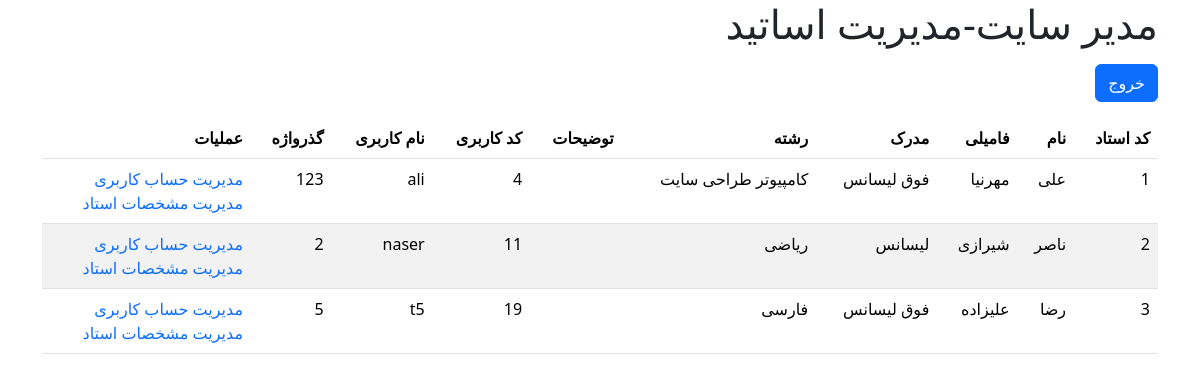
The app's page /admin/admin-manege-teachers.php (signed in), older data.
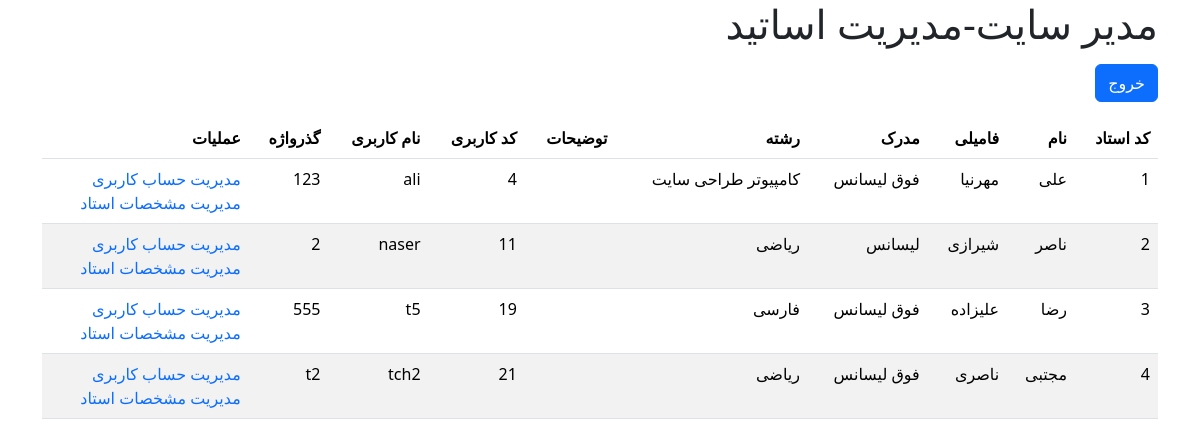
The same page, newer data.
### tables this page shows
CREATE TABLE `ostad` (
  `ostad_code` int(11) NOT NULL,
  `ostad_name` varchar(50) NOT NULL,
  `ostad_family` varchar(50) NOT NULL,
  `ostad_madrak` varchar(50) NOT NULL,
  `ostad_reshtah` varchar(50) NOT NULL,
  `user_code` int(11) NOT NULL,
  `tozihat` text NOT NULL
);

CREATE TABLE `user` (
  `user_code` int(11) NOT NULL,
  `username` varchar(50) NOT NULL,
  `password` varchar(50) NOT NULL,
  `role` varchar(50) NOT NULL
);

### admin/admin-manege-teachers.php (the view, shortened to what this page needs)
<!doctype html>
<html lang="en">
<head>
    <link rel="stylesheet" href="../assets/bootstrap-5.3.3-dist/css/bootstrap.rtl.min.css">
    <link rel="stylesheet" href="../assets/style.css">
</head>
<body>
<div class="container">
    <h1>مدیر سایت-مدیریت اساتید</h1>
    <?php
    $user = $_SESSION["user_logged"];
    if ($user["role"] != "admin") {
        ?>
        <div class="alert alert-danger" role="alert">
            شما مجوز ورود به این صفحه را ندارید .
            <a href="../login.html" class="alert-link">صفحه ی ورود</a>
        </div>
        <?php
    } else {
        ?>
        <div class="mb-3 mt-3">
            <a href="../logout.php" class="btn btn-primary">خروج</a>
        </div>
        <table class="table table-striped">
            <thead>
            <tr>
                <th scope="col">کد استاد</th>
                <th scope="col">نام</th>
                <th scope="col">فامیلی</th>
                <th scope="col">مدرک</th>
                <th scope="col">رشته</th>
                <th scope="col">توضیحات</th>
                <th scope="col">کد کاربری</th>
                <th scope="col">نام کاربری</th>
                <th scope="col">گذرواژه</th>
                <th scope="col">عملیات</th>
            </tr>
            </thead>
            <tr>
                <?php
                $conn = (new my_database())->connection_database;
                $sql_user_ostad = "SELECT * FROM `ostad` as o INNER JOIN user as u on o.user_code = u.user_code;";
                $result = $conn->query($sql_user_ostad);
                if ($result->num_rows > 0) {
                while ($row = $result->fetch_assoc()) {
                $ostad_code = $row["ostad_code"];
                $ostad_name = $row["ostad_name"];
                $ostad_family = $row["ostad_family"];
                $ostad_madrak = $row["ostad_madrak"];
                $ostad_reshtah = $row["ostad_reshtah"];
                $user_code = $row["user_code"];
                $username = $row["username"];
                $password = $row["password"];
                ?>
            <tr>
                <td>
                    <?php echo $ostad_code ?>
                </td>
                <td>
                    <?php echo $ostad_name ?>
                </td>
                <td>
                    <?php echo $ostad_family ?>
                </td>
                <td>
                    <?php echo $ostad_madrak ?>
                </td>
                <td>
                    <?php echo $ostad_reshtah ?>
                </td>
                <td>
                </td>
                <td>
                    <?php echo $user_code ?>
                </td>
                <td>
                    <?php echo $username ?>
                </td>
                <td>
                    <?php echo $password ?>
                </td>
                <td>
                    <a href="admin-manege-teacher-useraccount.php?user_code=<?php echo $user_code; ?>">
                        مدیریت حساب کاربری
                    </a>
                    <br>
                    <a href="">
                        مدیریت مشخصات استاد
                    </a>
                </td>
            </tr>
            <?php
            }
            }
            else {
                echo "رکوردی ثت نشده است!.";
            }
            ?>
        </table>
        <?php
    }
    ?>
</body>
</html>

Row changes from the older to the newer data that the page shows:
changed through a linked row, ostad "رضا": user_code.password "5" → "555"
added ostad: ostad_code "4", ostad_name "مجتبی", ostad_family "ناصری", ostad_madrak "فوق لیسانس", ostad_reshtah "ریاضی", user_code.user_code "21", user_code.username "tch2", user_code.password "t2"
